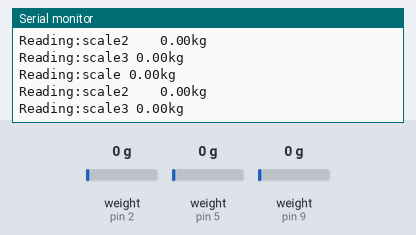
Bench run of a sketch on a simulated Arduino Uno, built with avr-gcc and run on an emulated ATmega328P. Parts: the last lines printed to the serial monitor. Inputs (shaded band) come from the test bench; at power-on: weight on the scale (sensors on pin 2, pin 5, pin 9) 0 g.

Above: at 4.2 s.
4.3 s: weight on the scale (sensor on pin 2) set to 100 g
At 4.32 s:
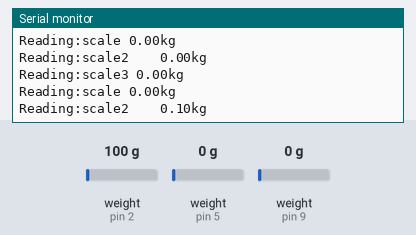
7.3 s: weight on the scale (sensor on pin 5) set to 100 g
At 7.44 s:
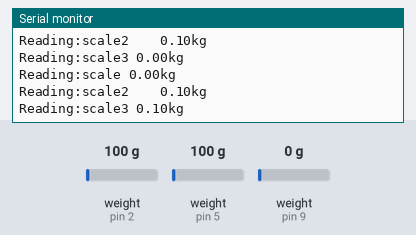
8.8 s: weight on the scale (sensor on pin 9) set to 100 g
At 8.86 s:
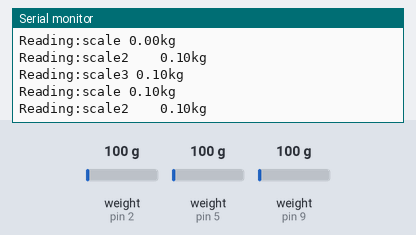
10.3 s: weight on the scale (sensor on pin 2) set to 1250 g
At 10.37 s:
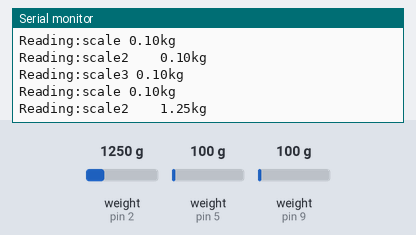
11.8 s: weight on the scale (sensor on pin 5) set to 1250 g
At 11.98 s:
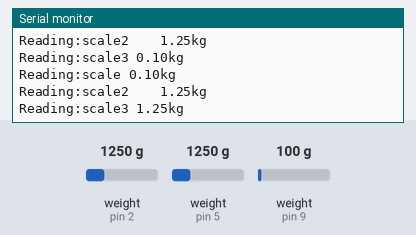
14.8 s: weight on the scale (sensor on pin 9) set to 1250 g
At 14.8 s:
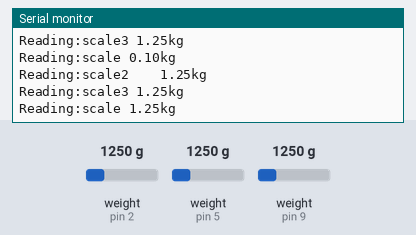
Timing chart, 0 to 17.3 s (numbered marks = the images above; inputs shaded):
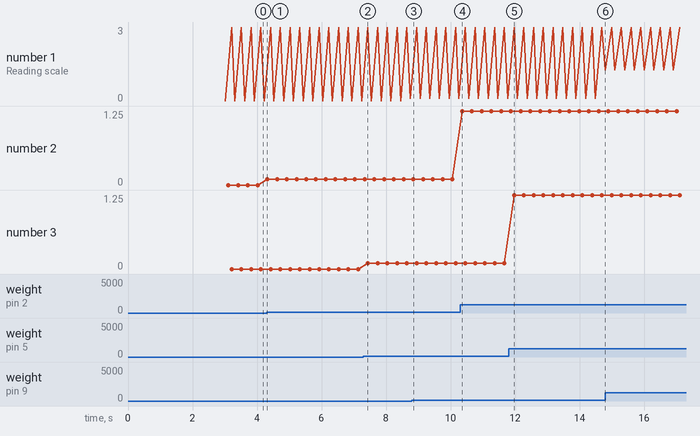

The sketch:

3_HX711_ForceTorReading_20190919.ino
```cpp
/*=============================================================================================================
This example assumes pounds (lbs). If you prefer kilograms, change the Serial.print(" lbs"); line to kg. The
 calibration factor will be significantly different but it will be linearly related to lbs (1 lbs = 0.453592 kg).
 Your calibration factor may be very positive or very negative. It all depends on the setup of your scale system
 and the direction the sensors deflect from zero state
 */


#include "HX711.h"
#define calibration_factor   -7050.0 //-7050 worked for my 440lb max scale setup
//=========set up three different Scale===============================
#define DOUT  9 //pin for data
#define CLK  10 //pin for clk
//  5v--vcc    gnd
#define DOUT2 2
#define CLK2  3
#define DOUT3  5
#define CLK3  6
HX711 scale;
HX711 scale2;
HX711 scale3;

float S_1,S_2,S_3,S_4,S_5,S_6;
void setup() {
  Serial.begin(9600);
  Serial.println("HX711 scale demo");
  scale.begin(DOUT, CLK);
  scale.set_scale(calibration_factor); //This value is obtained by using the SparkFun_HX711_Calibration sketch
  scale.tare(); //Assuming there is no weight on the scale at start up, reset the scale to 0
  scale2.begin(DOUT2, CLK2);
  scale2.set_scale(calibration_factor); //This value is obtained by using the SparkFun_HX711_Calibration sketch
  scale2.tare(); //Assuming there is no weight on the scale at start up, reset the scale to 0
  scale3.begin(DOUT3, CLK3);
  scale3.set_scale(calibration_factor); //This value is obtained by using the SparkFun_HX711_Calibration sketch
  scale3.tare(); //Assuming there is no weight on the scale at start up, reset the scale to 0
  Serial.println("Readings:");
}

void loop() {
  Serial.print("Reading:scale ");
  S_1=scale.get_units(1); // get average of 20 scale readings，returns a float
  Serial.print(S_1);
  Serial.print("kg"); //You can change this to kg but you'll need to refactor the calibration_factor
  Serial.println();

  Serial.print("Reading:scale2    ");
  S_2=scale2.get_units(1);
  Serial.print(S_2);
  Serial.print("kg"); //You can change this to kg but you'll need to refactor the calibration_factor
  Serial.println();

  Serial.print("Reading:scale3 ");
  S_5=scale3.get_units(1);
  Serial.print(S_5);
  Serial.print("kg"); //You can change this to kg but you'll need to refactor the calibration_factor
  Serial.println();
  Serial.println();

}
```

Measured:
- after the input at 4.3 s, the serial monitor: prints a new line at once (image 1)
- after the input at 7.3 s, the serial monitor: prints a new line after 0.14 s (image 2)
- after the input at 10.3 s, the serial monitor: prints a new line after 0.06 s (image 4)
- after the input at 11.8 s, the serial monitor: prints a new line after 0.17 s (image 5)
- plotted number 2: 0 → 0.1 after the input at 4.3 s, 0.1 → 1.25 after the input at 10.3 s
